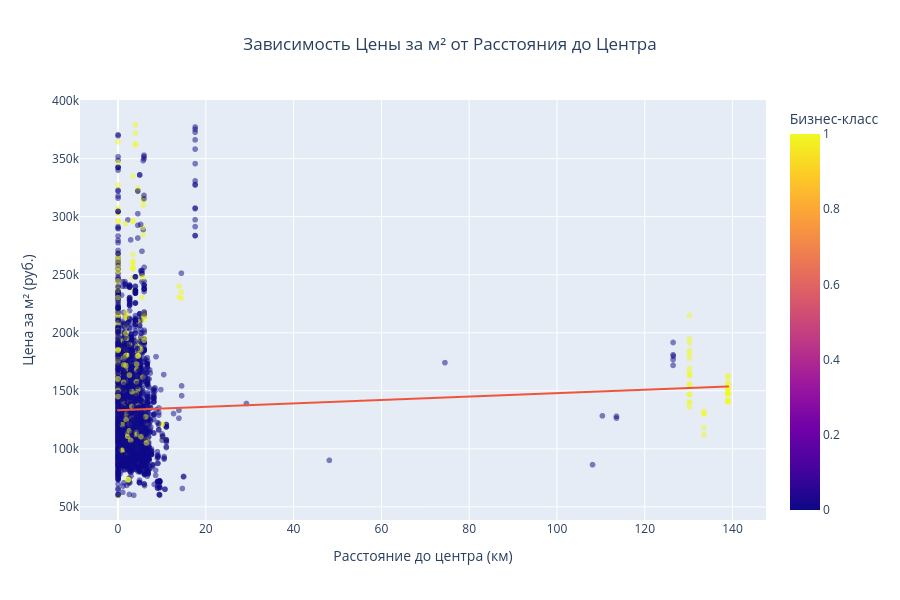

The cell this chart's notebook holds for it:
### Markdown cell above
**Выводы:**
- Сильная положительная корреляция  - площадь ключевой предиктор
- Линия тренда показывает почти линейную зависимость
- Города образуют разные облака точек → разные цены за м²

**Для модели:** Площадь обязательно включить, рассмотреть взаимодействие с Городом

### Code cell
# Диаграмма рассеяния для расстояния до центра и цены за м²
sample_df = df.sample(min(5000, len(df)), random_state=42)

fig_scatter_dist_price = px.scatter(
    sample_df,
    x='dist_to_city_center',
    y='Цена_за_квадратный_метр',
    color='is_class_business',
    color_discrete_map={True: 'red', False: 'blue'},
    trendline='ols', 
    title='Зависимость Цены за м² от Расстояния до Центра',
    labels={
        'dist_to_city_center': 'Расстояние до центра (км)', 
        'Цена_за_квадратный_метр': 'Цена за м² (руб.)',
        'is_class_business': 'Бизнес-класс'
    },
    opacity=0.5
)

fig_scatter_dist_price.update_layout(
    title_x=0.5,
    height=600
)
fig_scatter_dist_price.show()

# Корреляция
print(f"Корреляция расстояние-цена: {df['dist_to_city_center'].corr(df['Цена_за_квадратный_метр']):.3f}")

### Figure 1 — Plotly figure (JSON) as saved in the notebook; plotly's stock layout.template omitted (floating-point values rounded to 4 significant figures; data arrays with more than 128 entries replaced by an {"elided": "..."} marker saying what was removed)
{"data": [{"hovertemplate": "Расстояние до центра (км)=%{x}<br>Цена за м² (руб.)=%{y}<br>Бизнес-класс=%{marker.color}<extra></extra>", "legendgroup": "", "marker": {"color": {"elided": "5000 int values"}, "coloraxis": "coloraxis", "opacity": 0.5, "symbol": "circle"}, "mode": "markers", "name": "", "showlegend": false, "type": "scattergl", "x": {"elided": "5000 float values"}, "xaxis": "x", "y": {"elided": "5000 float values"}, "yaxis": "y"}, {"hovertemplate": "<b>OLS trendline</b><br>Цена_за_квадратный_метр = 147.301 * dist_to_city_center + 133232<br>R<sup>2</sup>=0.002014<br><br>Расстояние до центра (км)=%{x}<br>Цена за м² (руб.)=%{y} <b>(trend)</b><extra></extra>", "legendgroup": "", "marker": {"symbol": "circle"}, "mode": "lines", "name": "", "showlegend": false, "type": "scattergl", "x": {"elided": "5000 float values"}, "xaxis": "x", "y": {"elided": "5000 float values"}, "yaxis": "y"}], "layout": {"coloraxis": {"colorbar": {"title": {"text": "Бизнес-класс"}}, "colorscale": [[0, "#0d0887"], [0.1111, "#46039f"], [0.2222, "#7201a8"], [0.3333, "#9c179e"], [0.4444, "#bd3786"], [0.5556, "#d8576b"], [0.6667, "#ed7953"], [0.7778, "#fb9f3a"], [0.8889, "#fdca26"], [1, "#f0f921"]]}, "height": 600, "legend": {"tracegroupgap": 0}, "title": {"text": "Зависимость Цены за м² от Расстояния до Центра", "x": 0.5}, "xaxis": {"anchor": "y", "domain": [0, 1], "title": {"text": "Расстояние до центра (км)"}}, "yaxis": {"anchor": "x", "domain": [0, 1], "title": {"text": "Цена за м² (руб.)"}}}}
